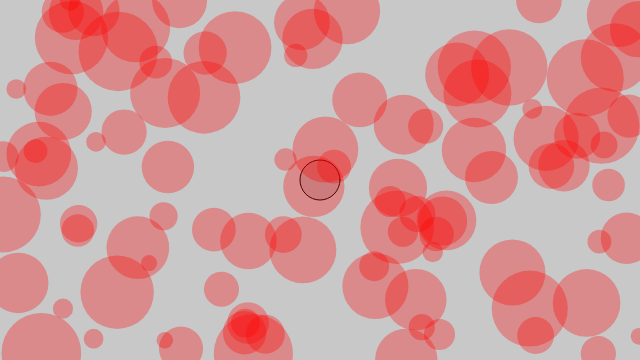
Frame 1 (no input)
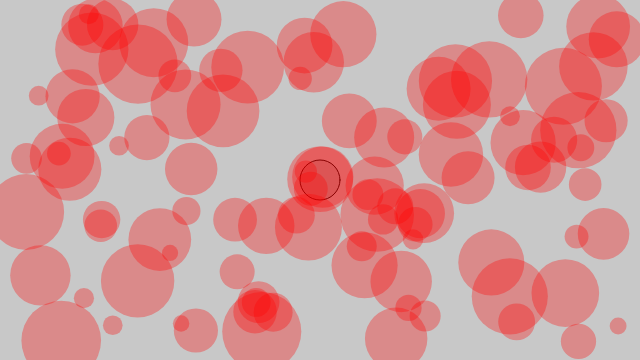
Frame 60 (no input)
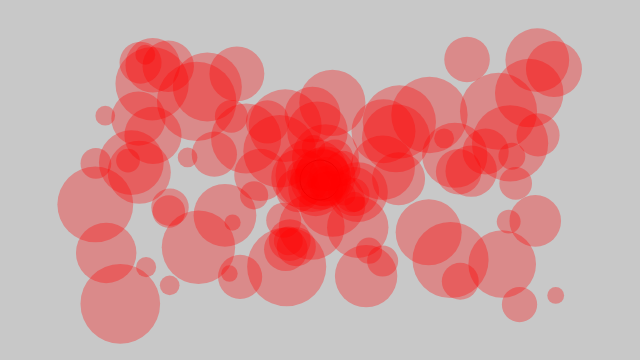
Frame 120 (the mouse pressed at the canvas centre since frame 60)

The p5.js sketch that drew these frames (run headless with seeded random() and noise() and a simulated clock; from frame 60 on, the mouse is pressed at the canvas centre):

// p5.js sketch
// ── sketch.js
// 重力（多数のmover）
// 重力の公式　F=(G*m1*m2/rの2乗)*r

let movers = [];
let attractor;

function setup() {
	createCanvas(640, 360);
	for (let i = 0; i < 100; i++) {
		movers.push(new Mover(random(0, width), random(0, height), random(1, 5)));
	}
	attractor = new Attractor();
}

function draw() {
	background(200);

	attractor.display();

	movers.forEach(mover => {
		let f = attractor.attract(mover);

		mover.applyForce(f);
		mover.update();
		mover.display();
	});
}

class Attractor {
	constructor() {
		this.mass = 20;
		this.loc = createVector(width / 2, height / 2);
		this.G = 0.4;
	}
	display() {
		stroke(0);
		fill(175, 200);
		ellipse(this.loc.x, this.loc.y, this.mass * 2);
	}
	attract(mover) {
		let force = p5.Vector.sub(this.loc, mover.loc);
		let distance = force.mag();
		distance = constrain(distance, 5.0, 25.0);
		force.normalize();
		let strength = (this.G * this.mass * mover.mass) / (distance * distance);
		force.mult(strength);
		return force;

	}
}

class Mover {
	constructor(x, y, m) {
		this.loc = createVector(x, y);
		this.velo = createVector(0, 0);
		this.acc = createVector(0, 0);
		this.mass = m; // 質量は1に
	}
	applyForce(force) {
		this.f = p5.Vector.div(force, this.mass);
		this.acc.add(this.f);
	}
	update() {
		this.velo.add(this.acc);
		this.loc.add(this.velo);
		this.acc.mult(0); // 加速を毎回クリアにする
	}
	display() {
		noStroke();
		fill(255, 0, 0, 80);
		ellipse(this.loc.x, this.loc.y, this.mass * 16);
	}
	checkEdges() {
		if (this.loc.x > width) {
			this.loc.x = width;
			this.velo.x *= -1;
		} else if (this.loc.x < 0) {
			this.loc.x = 0;
			this.velo.x *= -1;
		}
		if (this.loc.y > height) {
			this.velo.y *= -1;
			this.loc.y = height;
		}
	}
}
